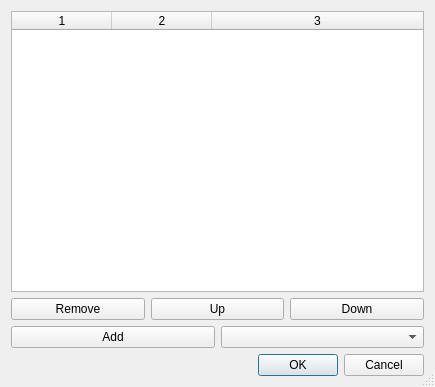
<?xml version="1.0" encoding="UTF-8"?>
<ui version="4.0">
 <class>TrackManager</class>
 <widget class="QDialog" name="TrackManager">
  <property name="geometry">
   <rect>
    <x>0</x>
    <y>0</y>
    <width>435</width>
    <height>387</height>
   </rect>
  </property>
  <property name="windowTitle">
   <string>Dialog</string>
  </property>
  <property name="sizeGripEnabled">
   <bool>true</bool>
  </property>
  <property name="modal">
   <bool>true</bool>
  </property>
  <layout class="QVBoxLayout" name="verticalLayout">
   <item>
    <widget class="QTableWidget" name="trackTable">
     <property name="editTriggers">
      <set>QAbstractItemView::NoEditTriggers</set>
     </property>
     <property name="showDropIndicator" stdset="0">
      <bool>false</bool>
     </property>
     <property name="dragEnabled">
      <bool>false</bool>
     </property>
     <property name="dragDropOverwriteMode">
      <bool>false</bool>
     </property>
     <property name="dragDropMode">
      <enum>QAbstractItemView::NoDragDrop</enum>
     </property>
     <property name="selectionMode">
      <enum>QAbstractItemView::SingleSelection</enum>
     </property>
     <property name="selectionBehavior">
      <enum>QAbstractItemView::SelectRows</enum>
     </property>
     <property name="columnCount">
      <number>3</number>
     </property>
     <attribute name="horizontalHeaderStretchLastSection">
      <bool>true</bool>
     </attribute>
     <attribute name="verticalHeaderVisible">
      <bool>false</bool>
     </attribute>
     <column/>
     <column/>
     <column/>
    </widget>
   </item>
   <item>
    <layout class="QHBoxLayout" name="horizontalLayout">
     <item>
      <widget class="QPushButton" name="removeButton">
       <property name="text">
        <string>Remove</string>
       </property>
      </widget>
     </item>
     <item>
      <widget class="QPushButton" name="upButton">
       <property name="text">
        <string>Up</string>
       </property>
      </widget>
     </item>
     <item>
      <widget class="QPushButton" name="downButton">
       <property name="text">
        <string>Down</string>
       </property>
      </widget>
     </item>
    </layout>
   </item>
   <item>
    <layout class="QHBoxLayout" name="horizontalLayout_2">
     <item>
      <widget class="QPushButton" name="addButton">
       <property name="text">
        <string>Add</string>
       </property>
      </widget>
     </item>
     <item>
      <widget class="QComboBox" name="comboBox"/>
     </item>
    </layout>
   </item>
   <item>
    <widget class="QDialogButtonBox" name="buttonBox">
     <property name="orientation">
      <enum>Qt::Horizontal</enum>
     </property>
     <property name="standardButtons">
      <set>QDialogButtonBox::Cancel|QDialogButtonBox::Ok</set>
     </property>
    </widget>
   </item>
  </layout>
 </widget>
 <resources/>
 <connections>
  <connection>
   <sender>buttonBox</sender>
   <signal>accepted()</signal>
   <receiver>TrackManager</receiver>
   <slot>accept()</slot>
   <hints>
    <hint type="sourcelabel">
     <x>248</x>
     <y>254</y>
    </hint>
    <hint type="destinationlabel">
     <x>157</x>
     <y>274</y>
    </hint>
   </hints>
  </connection>
  <connection>
   <sender>buttonBox</sender>
   <signal>rejected()</signal>
   <receiver>TrackManager</receiver>
   <slot>reject()</slot>
   <hints>
    <hint type="sourcelabel">
     <x>316</x>
     <y>260</y>
    </hint>
    <hint type="destinationlabel">
     <x>286</x>
     <y>274</y>
    </hint>
   </hints>
  </connection>
 </connections>
</ui>
